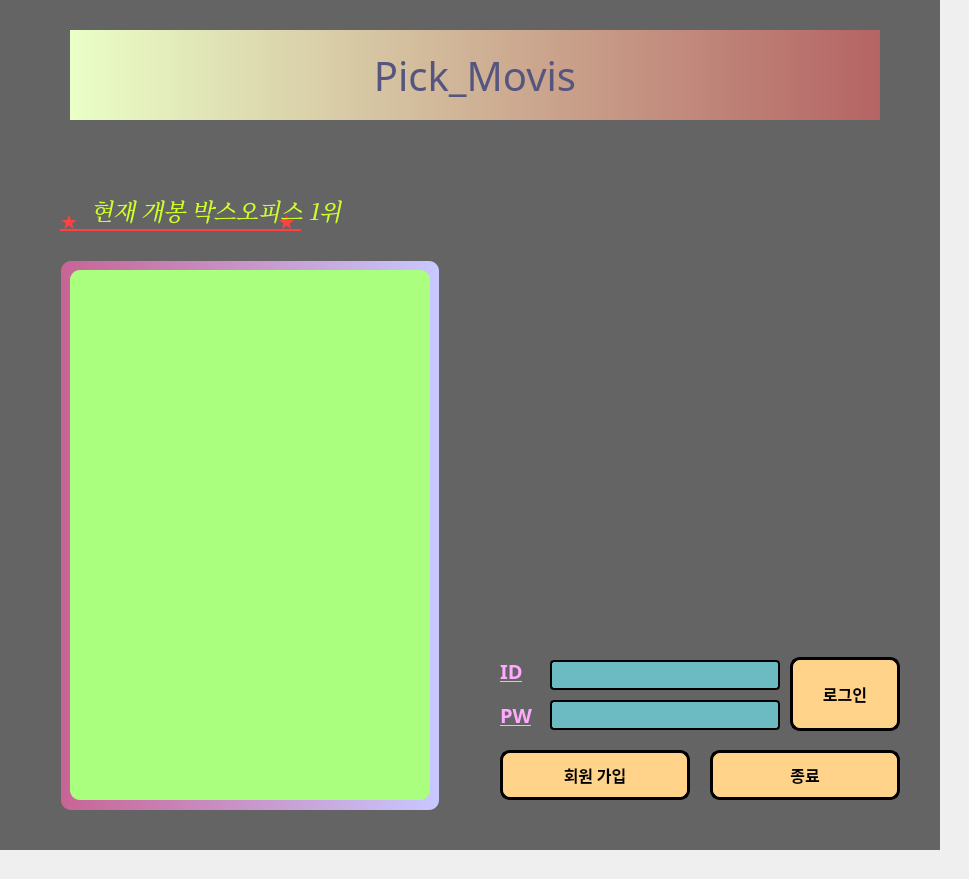
    <widget class="QWidget" name="page">
     <widget class="QPushButton" name="loginbutton">
      <property name="geometry">
       <rect>
        <x>790</x>
        <y>657</y>
        <width>110</width>
        <height>74</height>
       </rect>
      </property>
      <property name="font">
       <font>
        <family>Bahnschrift</family>
        <pointsize>12</pointsize>
        <weight>75</weight>
        <bold>true</bold>
       </font>
      </property>
      <property name="layoutDirection">
       <enum>Qt::LeftToRight</enum>
      </property>
      <property name="styleSheet">
       <string notr="true">
background-color: #ffd48a; border: 3px solid black;
border-radius: 10px;</string>
      </property>
      <property name="text">
       <string>로그인</string>
      </property>
     </widget>
     <widget class="QLineEdit" name="lineEdit">
      <property name="geometry">
       <rect>
        <x>550</x>
        <y>660</y>
        <width>230</width>
        <height>30</height>
       </rect>
      </property>
      <property name="font">
       <font>
        <family>Bahnschrift</family>
        <pointsize>12</pointsize>
       </font>
      </property>
      <property name="styleSheet">
       <string notr="true">background-color: #6cbac2; border: 2px solid black;
border-radius: 4px;</string>
      </property>
      <property name="text">
       <string/>
      </property>
     </widget>
     <widget class="QPushButton" name="membership">
      <property name="geometry">
       <rect>
        <x>500</x>
        <y>750</y>
        <width>190</width>
        <height>50</height>
       </rect>
      </property>
      <property name="font">
       <font>
        <family>Bahnschrift</family>
        <pointsize>12</pointsize>
        <weight>75</weight>
        <bold>true</bold>
        <underline>false</underline>
       </font>
      </property>
      <property name="styleSheet">
       <string notr="true">background-color: #ffd48a; border: 3px solid black;
border-radius: 10px;</string>
      </property>
      <property name="text">
       <string>회원 가입</string>
      </property>
     </widget>
     <widget class="QLabel" name="label_2">
      <property name="geometry">
       <rect>
        <x>70</x>
        <y>270</y>
        <width>360</width>
        <height>530</height>
       </rect>
      </property>
      <property name="autoFillBackground">
       <bool>false</bool>
      </property>
      <property name="styleSheet">
       <string notr="true">background-color: rgb(170, 255, 127);
border-radius: 10px;</string>
      </property>
      <property name="text">
       <string/>
      </property>
      <property name="scaledContents">
       <bool>true</bool>
      </property>
     </widget>
     <widget class="QLabel" name="label">
      <property name="geometry">
       <rect>
        <x>70</x>
        <y>30</y>
        <width>810</width>
        <height>90</height>
       </rect>
      </property>
      <property name="font">
       <font>
        <family>Segoe Script</family>
        <pointsize>30</pointsize>
        <weight>9</weight>
        <italic>false</italic>
        <bold>false</bold>
       </font>
      </property>
      <property name="cursor">
       <cursorShape>ArrowCursor</cursorShape>
      </property>
      <property name="whatsThis">
       <string>&lt;html&gt;&lt;head/&gt;&lt;body&gt;&lt;p align=&quot;center&quot;&gt;&lt;br/&gt;&lt;/p&gt;&lt;/body&gt;&lt;/html&gt;</string>
      </property>
      <property name="styleSheet">
       <string notr="true">background-color: qlineargradient(spread:pad, x1:0, y1:0, x2:1, y2:0, stop:0 rgba(234, 255, 199, 255), stop:1 rgba(180, 100, 100, 255));
color: rgb(85, 85, 127);
font: 75 30pt &quot;Segoe Script&quot;;</string>
      </property>
      <property name="text">
       <string>Pick_Movis</string>
      </property>
      <property name="alignment">
       <set>Qt::AlignCenter</set>
      </property>
     </widget>
     <widget class="QLineEdit" name="lineEdit_2">
      <property name="geometry">
       <rect>
        <x>550</x>
        <y>700</y>
        <width>230</width>
        <height>30</height>
       </rect>
      </property>
      <property name="font">
       <font>
        <family>Bahnschrift</family>
        <pointsize>12</pointsize>
       </font>
      </property>
      <property name="styleSheet">
       <string notr="true">background-color: #6cbac2; border: 2px solid black;
border-radius: 4px;</string>
      </property>
      <property name="echoMode">
       <enum>QLineEdit::Password</enum>
      </property>
     </widget>
     <widget class="QLabel" name="label_9">
      <property name="geometry">
       <rect>
        <x>-20</x>
        <y>-20</y>
        <width>960</width>
        <height>870</height>
       </rect>
      </property>
      <property name="styleSheet">
       <string notr="true">background-color: rgb(100, 100, 100);</string>
      </property>
      <property name="text">
       <string/>
      </property>
      <property name="pixmap">
       <pixmap>../Desktop/bg1.jpg</pixmap>
      </property>
      <property name="scaledContents">
       <bool>true</bool>
      </property>
     </widget>
     <widget class="QLabel" name="label_11">
      <property name="geometry">
       <rect>
        <x>61</x>
        <y>261</y>
        <width>378</width>
        <height>549</height>
       </rect>
      </property>
      <property name="styleSheet">
       <string notr="true">background-color: qlineargradient(spread:pad, x1:0, y1:0, x2:1, y2:0, stop:0 rgba(200, 100, 150, 255), stop:1 rgba(200, 200, 255, 255));
border-radius: 10px;</string>
      </property>
      <property name="text">
       <string/>
      </property>
     </widget>
     <widget class="QLabel" name="label_12">
      <property name="geometry">
       <rect>
        <x>60</x>
        <y>200</y>
        <width>385</width>
        <height>43</height>
       </rect>
      </property>
      <property name="font">
       <font>
        <pointsize>15</pointsize>
        <weight>75</weight>
        <bold>true</bold>
        <underline>true</underline>
       </font>
      </property>
      <property name="styleSheet">
       <string notr="true">color: rgb(255, 65, 65);</string>
      </property>
      <property name="text">
       <string>★                                    ★ </string>
      </property>
     </widget>
     <widget class="QLabel" name="label_13">
      <property name="geometry">
       <rect>
        <x>85</x>
        <y>190</y>
        <width>350</width>
        <height>40</height>
       </rect>
      </property>
      <property name="font">
       <font>
        <family>NanumMyeongjo</family>
        <pointsize>17</pointsize>
        <italic>true</italic>
       </font>
      </property>
      <property name="styleSheet">
       <string notr="true">color: rgb(208, 255, 37);</string>
      </property>
      <property name="text">
       <string> 현재 개봉 박스오피스 1위 </string>
      </property>
     </widget>
     <widget class="QLabel" name="label_14">
      <property name="geometry">
       <rect>
        <x>500</x>
        <y>656</y>
        <width>30</width>
        <height>30</height>
       </rect>
      </property>
      <property name="font">
       <font>
        <family>Bahnschrift</family>
        <pointsize>15</pointsize>
        <weight>75</weight>
        <bold>true</bold>
        <underline>true</underline>
       </font>
      </property>
      <property name="styleSheet">
       <string notr="true">color: rgb(255, 170, 255);
</string>
      </property>
      <property name="text">
       <string>ID</string>
      </property>
     </widget>
     <widget class="QLabel" name="label_15">
      <property name="geometry">
       <rect>
        <x>500</x>
        <y>700</y>
        <width>40</width>
        <height>30</height>
       </rect>
      </property>
      <property name="font">
       <font>
        <family>Bahnschrift</family>
        <pointsize>15</pointsize>
        <weight>75</weight>
        <bold>true</bold>
        <underline>true</underline>
       </font>
      </property>
      <property name="styleSheet">
       <string notr="true">color: rgb(255, 170, 255);</string>
      </property>
      <property name="text">
       <string>PW</string>
      </property>
     </widget>
     <widget class="QPushButton" name="exitbutton">
      <property name="geometry">
       <rect>
        <x>710</x>
        <y>750</y>
        <width>190</width>
        <height>50</height>
       </rect>
      </property>
      <property name="font">
       <font>
        <family>Bahnschrift</family>
        <pointsize>12</pointsize>
        <weight>75</weight>
        <bold>true</bold>
       </font>
      </property>
      <property name="styleSheet">
       <string notr="true">
background-color: #ffd48a; border: 3px solid black;
border-radius: 10px;</string>
      </property>
      <property name="text">
       <string>종료</string>
      </property>
     </widget>
     <zorder>label_9</zorder>
     <zorder>label</zorder>
     <zorder>label_11</zorder>
     <zorder>loginbutton</zorder>
     <zorder>lineEdit</zorder>
     <zorder>membership</zorder>
     <zorder>label_2</zorder>
     <zorder>lineEdit_2</zorder>
     <zorder>label_12</zorder>
     <zorder>label_13</zorder>
     <zorder>label_14</zorder>
     <zorder>label_15</zorder>
     <zorder>exitbutton</zorder>
    </widget>
